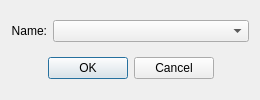
<?xml version="1.0" encoding="UTF-8"?>
<ui version="4.0">
 <class>AddToGroupDialog</class>
 <widget class="QDialog" name="AddToGroupDialog">
  <property name="geometry">
   <rect>
    <x>0</x>
    <y>0</y>
    <width>260</width>
    <height>100</height>
   </rect>
  </property>
  <property name="sizePolicy">
   <sizepolicy hsizetype="Fixed" vsizetype="Fixed">
    <horstretch>0</horstretch>
    <verstretch>0</verstretch>
   </sizepolicy>
  </property>
  <property name="minimumSize">
   <size>
    <width>260</width>
    <height>100</height>
   </size>
  </property>
  <property name="maximumSize">
   <size>
    <width>16777215</width>
    <height>16777215</height>
   </size>
  </property>
  <property name="windowTitle">
   <string>Add to Group</string>
  </property>
  <property name="windowIcon">
   <iconset resource="../../../libs/vmisc/share/resources/icon.qrc">
    <normaloff>:/icon/64x64/icon64x64.png</normaloff>:/icon/64x64/icon64x64.png</iconset>
  </property>
  <layout class="QVBoxLayout" name="verticalLayout">
   <item>
    <layout class="QHBoxLayout" name="horizontalLayout">
     <item>
      <widget class="QLabel" name="groupName_Label">
       <property name="text">
        <string>Name:</string>
       </property>
       <property name="alignment">
        <set>Qt::AlignRight|Qt::AlignTrailing|Qt::AlignVCenter</set>
       </property>
      </widget>
     </item>
     <item>
      <widget class="QComboBox" name="groupName_ComboBox">
       <property name="sizePolicy">
        <sizepolicy hsizetype="Expanding" vsizetype="Fixed">
         <horstretch>0</horstretch>
         <verstretch>0</verstretch>
        </sizepolicy>
       </property>
       <property name="minimumSize">
        <size>
         <width>150</width>
         <height>0</height>
        </size>
       </property>
       <property name="editable">
        <bool>false</bool>
       </property>
       <property name="currentText">
        <string/>
       </property>
      </widget>
     </item>
    </layout>
   </item>
   <item>
    <widget class="QDialogButtonBox" name="buttonBox">
     <property name="sizePolicy">
      <sizepolicy hsizetype="Fixed" vsizetype="Fixed">
       <horstretch>0</horstretch>
       <verstretch>0</verstretch>
      </sizepolicy>
     </property>
     <property name="minimumSize">
      <size>
       <width>240</width>
       <height>0</height>
      </size>
     </property>
     <property name="maximumSize">
      <size>
       <width>240</width>
       <height>16777215</height>
      </size>
     </property>
     <property name="orientation">
      <enum>Qt::Horizontal</enum>
     </property>
     <property name="standardButtons">
      <set>QDialogButtonBox::Cancel|QDialogButtonBox::Ok</set>
     </property>
     <property name="centerButtons">
      <bool>true</bool>
     </property>
    </widget>
   </item>
  </layout>
 </widget>
 <resources>
  <include location="../../../libs/vmisc/share/resources/icon.qrc"/>
 </resources>
 <connections>
  <connection>
   <sender>buttonBox</sender>
   <signal>accepted()</signal>
   <receiver>AddToGroupDialog</receiver>
   <slot>accept()</slot>
   <hints>
    <hint type="sourcelabel">
     <x>248</x>
     <y>254</y>
    </hint>
    <hint type="destinationlabel">
     <x>157</x>
     <y>274</y>
    </hint>
   </hints>
  </connection>
  <connection>
   <sender>buttonBox</sender>
   <signal>rejected()</signal>
   <receiver>AddToGroupDialog</receiver>
   <slot>reject()</slot>
   <hints>
    <hint type="sourcelabel">
     <x>316</x>
     <y>260</y>
    </hint>
    <hint type="destinationlabel">
     <x>286</x>
     <y>274</y>
    </hint>
   </hints>
  </connection>
 </connections>
</ui>
